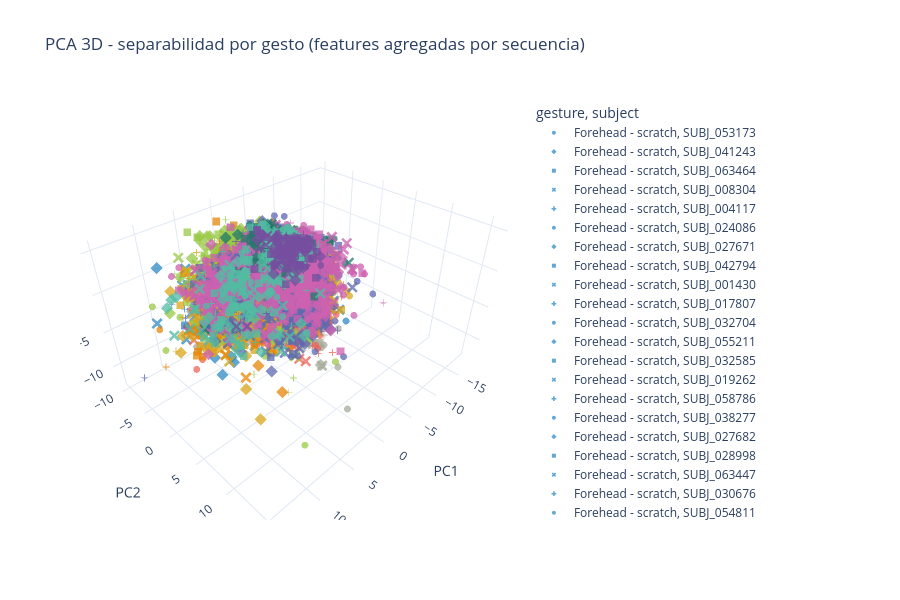

Notebook source saved alongside this figure:
### Code cell
def build_sequence_features(df: pl.DataFrame) -> pd.DataFrame:
    """Agrega cada secuencia a un vector de features: mean/std/min/max/range
    sobre señales escalares + energía espectral básica. Para ToF, media y std
    de cada sensor (aplana la dimensión espacial). Esto crea un resumen compacto
    de cada secuencia, útil para análisis como PCA o clustering.

    :param df: DataFrame con los datos de entrenamiento, incluyendo las columnas de señales escalares y `tof_{i}` (arrays 8×8).
    :return: DataFrame con las features agregadas por secuencia.
    """
    scalar_cols = [
        "acc_x",
        "acc_y",
        "acc_z",
        "acc_magnitude",
        "rot_w",
        "rot_x",
        "rot_y",
        "rot_z",
        "thm_1",
        "thm_2",
        "thm_3",
        "thm_4",
        "thm_5",
    ]
    scalar_cols = [c for c in scalar_cols if c in df.columns]

    aggs = []
    for c in scalar_cols:
        aggs += [
            pl.col(c).mean().alias(f"{c}_mean"),
            pl.col(c).std().alias(f"{c}_std"),
            pl.col(c).min().alias(f"{c}_min"),
            pl.col(c).max().alias(f"{c}_max"),
            (pl.col(c).max() - pl.col(c).min()).alias(f"{c}_range"),
            # Energía: media del cuadrado - proxy de amplitud
            (pl.col(c) ** 2).mean().alias(f"{c}_energy"),
        ]

    # ToF: media y std de cada sensor (aplana la dimensión espacial)
    for i in range(1, 6):
        if f"tof_{i}" in df.columns:
            # Polars Array -> explotar y agregar
            aggs += [
                pl.col(f"tof_{i}").arr.mean().mean().alias(f"tof_{i}_mean"),
                pl.col(f"tof_{i}").arr.std().mean().alias(f"tof_{i}_std_mean"),
                pl.col(f"tof_{i}").arr.max().mean().alias(f"tof_{i}_max_mean"),
            ]

    seq_df = df.group_by(["sequence_id", "gesture", "subject"]).agg(aggs).to_pandas()
    return seq_df


def plot_pca_gestures(df: pl.DataFrame, n_components: int = 3) -> go.Figure:
    """Genera un scatter plot de las secuencias en el espacio de las primeras PCs.
    Cada punto es una secuencia, coloreada por gesto y con símbolo por sujeto.
    Esto revela si los gestos son separables con las features agregadas.
    Si `n_components=3`, se muestra un scatter 3D; si es 2, un scatter 2D.

    :param df: DataFrame con las secuencias y sus features agregadas (output de build_sequence_features).
    :param n_components: Número de componentes principales a calcular (2 o 3), por defecto a 3.
    :return: Figura de Plotly con el scatter plot en el espacio PCA.
    """
    seq_df = build_sequence_features(df)
    gestures = seq_df["gesture"].dropna().unique().tolist()
    seq_df = seq_df.dropna(subset=["gesture"])
    palette = gesture_palette(gestures)

    feat_cols = [
        c for c in seq_df.columns if c not in ("sequence_id", "gesture", "subject")
    ]
    X = seq_df[feat_cols].fillna(0).values
    X = StandardScaler().fit_transform(X)

    pca = PCA(n_components=n_components, random_state=42)
    coords = pca.fit_transform(X)
    var_exp = pca.explained_variance_ratio_

    print(
        f"Varianza explicada: PC1={var_exp[0]:.1%}  "
        f"PC2={var_exp[1]:.1%}  "
        + (f"PC3={var_exp[2]:.1%}" if n_components > 2 else "")
    )

    seq_df["PC1"] = coords[:, 0]
    seq_df["PC2"] = coords[:, 1]
    if n_components > 2:
        seq_df["PC3"] = coords[:, 2]

    if n_components == 3:
        fig = px.scatter_3d(
            seq_df,
            x="PC1",
            y="PC2",
            z="PC3",
            color="gesture",
            color_discrete_map=palette,
            symbol="subject",
            hover_data=["sequence_id", "subject"],
            title="PCA 3D - separabilidad por gesto (features agregadas por secuencia)",
            opacity=0.75,
        )
        fig.update_traces(marker=dict(size=4))
    else:
        fig = px.scatter(
            seq_df,
            x="PC1",
            y="PC2",
            color="gesture",
            color_discrete_map=palette,
            symbol="subject",
            hover_data=["sequence_id", "subject"],
            title="PCA 2D - separabilidad por gesto (features agregadas por secuencia)",
            opacity=0.75,
        )
        fig.update_traces(marker=dict(size=5))

    fig.update_layout(template="plotly_white", height=600)
    return fig


plot_pca_gestures(train_df, n_components=3)
